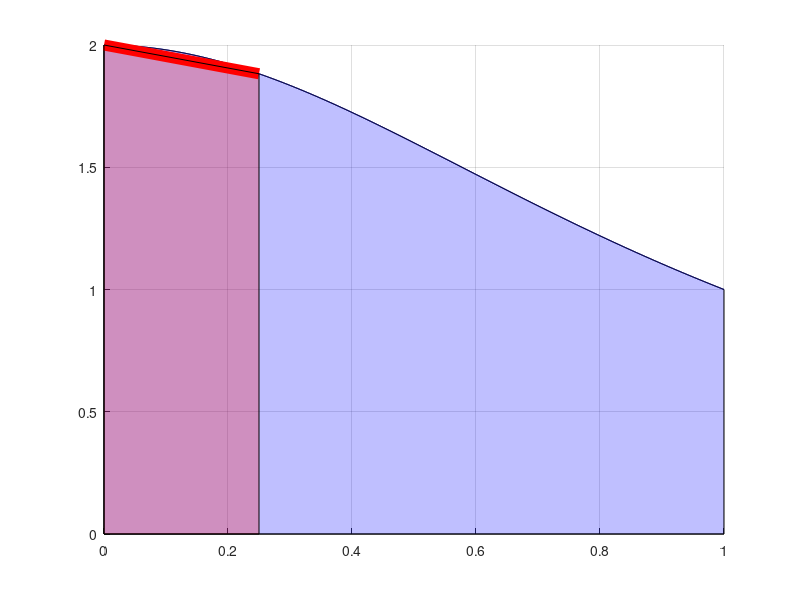

MATLAB code for this plot: (Note: this script raises an error after producing the figure.)
function ex1()
    clf; hold on; grid on;
    a = 0;
    b = 1;
    f = @(x) 2./(1+x.^2);
    n = 4;
    
    nodesTra = [0 0 1 1];
    valuesTra = [0 f(0) f(1) 0];
    
    x = linspace(a,b,1000);
    plot(x,f(x),'b');
    fill([x b a], [f(x) 0 0],'b','FaceAlpha',0.25);
    
    aa =a ;
    bb = b;
    h = (b-a)/n;
    b = a + h;
    for k = 1:n
        %trapezium
        plot([a, b], [f(a) f(b)], 'r', 'LineWidth',8);
        fill([a b b a], [f([a b]) 0 0],'r','FaceAlpha',0.25);
        %Simpson
        nodes = [a (a+b)/2 b];
        x = linspace(a,b,1000);
        L2 = BarycentricLagrange(nodes,f(nodes),x);
        plot(x,L2,'g','LineWidth', 8);
        fill([x b a], [L2 0 0],'b','FaceAlpha',0.25);
        
        a= b;
        b = b+h;
        
        %graph of the trapezium with vertices
        plot(nodesTra, valuesTra, '--y');
        
    end
    
    AreaWithSimpson = repsim(f,aa,bb,n)
    AreaWithTrapezium = reptrap(f,aa,bb,n)
    TrueQuadArea = quad(f,aa,bb)
end